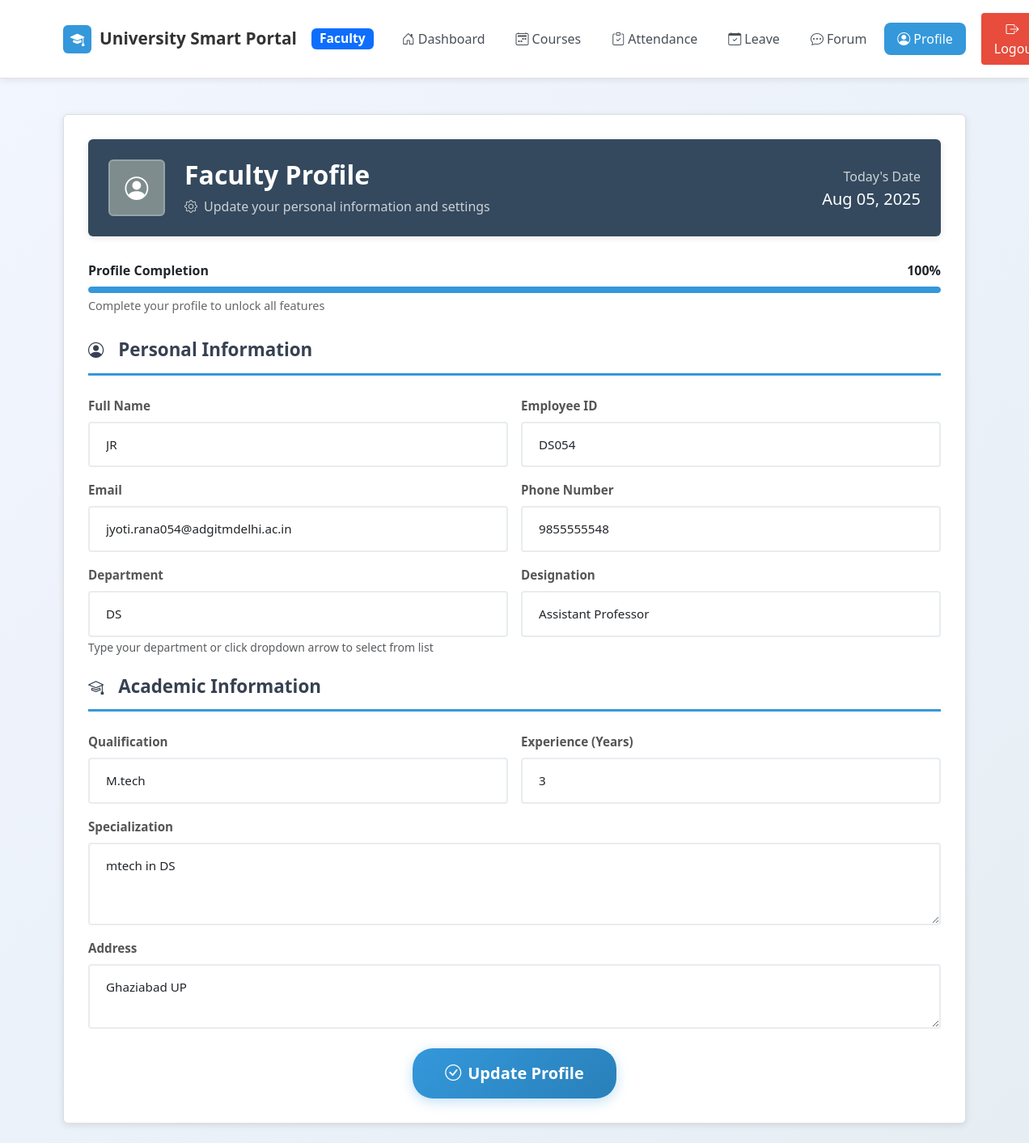
/faculty_profile.php (signed in), run on the app's committed database.
### tables this page shows
CREATE TABLE `faculty_profiles` (
  `id` int(11) NOT NULL,
  `user_id` int(11) NOT NULL,
  `employee_id` varchar(50) DEFAULT NULL,
  `designation` varchar(100) DEFAULT NULL,
  `phone` varchar(20) DEFAULT NULL,
  `email` varchar(100) DEFAULT NULL,
  `qualification` varchar(200) DEFAULT NULL,
  `experience` int(11) DEFAULT NULL,
  `specialization` text DEFAULT NULL,
  `address` text DEFAULT NULL,
  `created_at` timestamp NOT NULL DEFAULT current_timestamp(),
  `updated_at` timestamp NOT NULL DEFAULT current_timestamp() ON UPDATE current_timestamp()
);

CREATE TABLE `users` (
  `id` int(11) NOT NULL,
  `name` varchar(100) DEFAULT NULL,
  `email` varchar(100) DEFAULT NULL,
  `password` varchar(255) DEFAULT NULL,
  `role` enum('student','faculty','hod') DEFAULT NULL,
  `department` varchar(100) DEFAULT NULL,
  `created_at` timestamp NOT NULL DEFAULT current_timestamp()
);

### faculty_profile.php (the view, shortened to what this page needs)
<?php
include 'config.php';
$user_id = $_SESSION['user_id'];
$stmt = $conn->prepare("SELECT u.name, u.email, u.department,
                              fp.employee_id, fp.designation, fp.phone, fp.qualification,
                              fp.experience, fp.specialization, fp.address
                       FROM users u
                       LEFT JOIN faculty_profiles fp ON u.id = fp.user_id
                       WHERE u.id = ?");
$stmt->bind_param("i", $user_id);
$stmt->execute();
$result = $stmt->get_result();
$user_data = $result->fetch_assoc();
?>
<!DOCTYPE html>
<html lang="en">
<head>
    <link href="https://cdn.jsdelivr.net/npm/bootstrap@5.3.3/dist/css/bootstrap.min.css" rel="stylesheet">
    <link href="https://cdn.jsdelivr.net/npm/bootstrap-icons@1.11.3/font/bootstrap-icons.css" rel="stylesheet">
</head>
<body>
    <nav class="navbar navbar-expand-lg navbar-light py-3">
        <div class="container">
            <a class="navbar-brand" href="faculty_dashboard.php">
                <div class="brand-icon">
                    <i class="bi bi-mortarboard-fill"></i>
                </div>
                University Smart Portal
                <span class="badge bg-primary ms-2">Faculty</span>
            </a>
            <div class="navbar-nav ms-auto me-3 d-none d-lg-flex">
                <a class="nav-link" href="faculty_dashboard.php">
                    <i class="bi bi-house-door me-1"></i>Dashboard
                </a>
                <a class="nav-link" href="faculty_course_planner.php">
                    <i class="bi bi-calendar2-week me-1"></i>Courses
                </a>
                <a class="nav-link" href="faculty_attendance.php">
                    <i class="bi bi-clipboard-check me-1"></i>Attendance
                </a>
                <a class="nav-link" href="leave_application.php">
                    <i class="bi bi-calendar-check me-1"></i>Leave
                </a>
                <a class="nav-link" href="faculty_forum.php">
                    <i class="bi bi-chat-dots me-1"></i>Forum
                </a>
                <a class="nav-link active" href="faculty_profile.php">
                    <i class="bi bi-person-circle me-1"></i>Profile
                </a>
            </div>
            <div class="d-flex align-items-center">
                <a href="logout.php" class="btn logout-btn">
                    <i class="bi bi-box-arrow-right me-2"></i>Logout
                </a>
            </div>
        </div>
    </nav>
    <div class="container py-4">
        <div class="profile-card main-container">
            <div class="profile-header">
                <div class="row align-items-center">
                    <div class="col-auto">
                        <div class="user-avatar">
                            <i class="bi bi-person-circle"></i>
                        </div>
                    </div>
                    <div class="col-auto">
                        <div>
                            <h2 class="mb-2 fw-bold text-start">Faculty Profile</h2>
                            <p class="mb-0 opacity-75 text-start">
                                <i class="bi bi-gear me-2"></i>Update your personal information and settings
                            </p>
                        </div>
                    </div>
                    <div class="col d-none d-md-block">
                        <div class="text-end">
                            <p class="mb-1 opacity-75">Today's Date</p>
                            <h5 class="mb-0"><?= date('M d, Y') ?></h5>
                        </div>
                    </div>
                    </div>
                </div>
            <div class="progress-container">
                <div class="d-flex justify-content-between align-items-center mb-2">
                    <span class="fw-semibold">Profile Completion</span>
                    <span class="progress-percentage fw-bold">0%</span>
                </div>
                <div class="progress-bar-custom">
                    <div class="progress-fill" style="width: 0%"></div>
                </div>
                <div class="progress-text">Complete your profile to unlock all features</div>
            </div>
            <form method="POST">
                <h4 class="section-title">
                    <i class="bi bi-person-circle me-2"></i>Personal Information
                </h4>
                <div class="row g-3 mb-4">
                    <div class="col-md-6">
                        <div class="form-group">
                            <label for="name" class="form-label">Full Name</label>
                            <div class="position-relative">
                                <input type="text" class="form-control" id="name" name="name"
                                       value="<?= htmlspecialchars($user_data['name'] ?? '') ?>" required>
                            </div>
                        </div>
                    </div>
                    <div class="col-md-6">
                        <div class="form-group">
                            <label for="employee_id" class="form-label">Employee ID</label>
                            <div class="position-relative">
                                <input type="text" class="form-control" id="employee_id" name="employee_id"
                                       value="<?= htmlspecialchars($user_data['employee_id'] ?? '') ?>"
                                       placeholder="Enter Employee ID">
                            </div>
                        </div>
                    </div>
                    <div class="col-md-6">
                        <div class="form-group">
                            <label for="email" class="form-label">Email</label>
                            <div class="position-relative">
                                <input type="email" class="form-control" id="email" name="email"
                                       value="<?= htmlspecialchars($user_data['email'] ?? '') ?>"
                                       placeholder="Enter Email">
                            </div>
                        </div>
                    </div>
                    <div class="col-md-6">
                        <div class="form-group">
                            <label for="phone" class="form-label">Phone Number</label>
                            <div class="position-relative">
                                <input type="tel" class="form-control" id="phone" name="phone"
                                       value="<?= htmlspecialchars($user_data['phone'] ?? '') ?>"
                                       placeholder="Enter your mobile number">
                            </div>
                        </div>
                    </div>
                    <div class="col-md-6">
                        <div class="form-group">
                            <label for="department" class="form-label">Department</label>
                            <div class="position-relative dropdown">
                                <input type="text" class="form-control dropdown-toggle" id="department" name="department"
                                       value="<?= htmlspecialchars($user_data['department'] ?? '') ?>"
                                       placeholder="Type or select your department"
                                       data-bs-toggle="dropdown"
                                       autocomplete="off" required>
                            </div>
                            <small class="text-muted">Type your department or click dropdown arrow to select from list</small>
                        </div>
                    </div>
                    <div class="col-md-6">
                        <div class="form-group">
                            <label for="designation" class="form-label">Designation</label>
                            <div class="position-relative dropdown">
                                <input type="text" class="form-control dropdown-toggle" id="designation" name="designation"
                                       value="<?= htmlspecialchars($user_data['designation'] ?? '') ?>"
                                       placeholder="Type or select your designation"
                                       data-bs-toggle="dropdown"
                                       autocomplete="off">
                            </div>
                        </div>
                    </div>
                </div>
                <h4 class="section-title">
                    <i class="bi bi-mortarboard me-2"></i>Academic Information
                </h4>
                <div class="row g-3 mb-4">
                    <div class="col-md-6">
                        <div class="form-group">
                            <label for="qualification" class="form-label">Qualification</label>
                            <div class="position-relative">
                                <input type="text" class="form-control" id="qualification" name="qualification"
                                       value="<?= htmlspecialchars($user_data['qualification'] ?? '') ?>"
                                       placeholder="e.g., Ph.D., M.Tech">
                            </div>
                        </div>
                    </div>
                    <div class="col-md-6">
                        <div class="form-group">
                            <label for="experience" class="form-label">Experience (Years)</label>
                            <div class="position-relative">
                                <input type="number" class="form-control" id="experience" name="experience"
                                       value="<?= htmlspecialchars($user_data['experience'] ?? '') ?>"
                                       placeholder="Years of Experience">
                            </div>
                        </div>
                    </div>
                    <div class="col-12">
                        <div class="form-group">
                            <label for="specialization" class="form-label">Specialization</label>
                            <div class="position-relative">
                                <textarea class="form-control" id="specialization" name="specialization" rows="3"
                                          placeholder="Areas of expertise and research interests"><?= htmlspecialchars($user_data['specialization'] ?? '') ?></textarea>
                            </div>
                        </div>
                    </div>
                    <div class="col-12">
                        <div class="form-group">
                            <label for="address" class="form-label">Address</label>
                            <div class="position-relative">
                                <textarea class="form-control" id="address" name="address" rows="2"
                                          placeholder="Complete Address"><?= htmlspecialchars($user_data['address'] ?? '') ?></textarea>
                            </div>
                        </div>
                    </div>
                </div>
                <div class="text-center">
                    <button type="submit" class="btn btn-update btn-lg">
                        <i class="bi bi-check-circle me-2"></i>Update Profile
                    </button>
                </div>
            </form>
        </div>
    </div>
</body>
</html>

### faculty_profile.php (style rules this page uses)
body { background: linear-gradient(-45deg, #dfe9f3, #ffffff, #e2ebf0, #f2f6ff); background-size: 400% 400%; animation: gradientShift 15s ease infinite; min-height: 100vh; font-family: 'Segoe UI', Tahoma, Geneva, Verdana, sans-serif; }
.profile-card { border-radius: 6px; background: white; box-shadow: 0 2px 8px rgba(0,0,0,0.1); border: 1px solid #ddd; padding: 40px; margin-top: 20px; animation: slideInUp 0.6s ease-out; }
.profile-header { background: #34495e; color: white; border-radius: 6px; padding: 40px; margin-bottom: 30px; text-align: center; position: relative; overflow: hidden; border: none; box-shadow: 0 2px 8px rgba(0,0,0,0.1); }
.form-control { border-radius: 4px; border: 2px solid #e9ecef; padding: 15px 20px; transition: all 0.3s ease; font-size: 0.95rem; background: rgba(255, 255, 255, 0.8); background-image: none !important; }
.form-label { font-weight: 600; color: #555; margin-bottom: 8px; font-size: 0.95rem; transition: all 0.3s ease; }
.btn-update { background: linear-gradient(135deg, #3498db 0%, #2980b9 100%); color: white; border: none; padding: 16px 40px; border-radius: 25px; font-weight: 600; transition: all 0.3s ease; box-shadow: 0 4px 15px rgba(52, 152, 219, 0.3); position: relative; overflow: hidden; }
.btn-update::before { content: ''; position: absolute; top: 0; left: -100%; width: 100%; height: 100%; background: linear-gradient(90deg, transparent, rgba(255,255,255,0.3), transparent); transition: left 0.5s; }
.section-title { font-size: 1.4rem; font-weight: 600; color: #374151; margin-bottom: 25px; padding-bottom: 15px; border-bottom: 3px solid #3498db; position: relative; display: flex; align-items: center; gap: 10px; }
.section-title i { color: #374151; font-size: 1.2rem; }
.progress-container { margin-bottom: 30px; }
.progress-bar-custom { height: 8px; border-radius: 4px; background: #e9ecef; overflow: hidden; }
.progress-fill { height: 100%; background: #3498db; border-radius: 4px; transition: width 0.5s ease; }
.progress-text { font-size: 0.9rem; color: #666; margin-top: 5px; }
.navbar { background: white !important; border-bottom: 1px solid #e0e0e0; box-shadow: 0 2px 8px rgba(0,0,0,0.08); padding: 12px 0; }
.navbar-brand { font-weight: 600; font-size: 1.3rem; color: #333 !important; display: flex; align-items: center; gap: 10px; text-decoration: none; }
.nav-link { color: #495057 !important; font-weight: 500; border-radius: 8px; padding: 8px 16px !important; margin: 0 3px; transition: all 0.2s ease; display: flex; align-items: center; }
.nav-link:hover, .nav-link.active { background: #3498db; color: white !important; }
.brand-icon { background: #3498db; color: white; width: 35px; height: 35px; border-radius: 6px; display: flex; align-items: center; justify-content: center; font-size: 1.1rem; }
.logout-btn { background: #e74c3c; color: white; border: none; padding: 8px 16px; border-radius: 4px; font-weight: 500; transition: all 0.2s ease; text-decoration: none; }
.profile-card { background: white; border-radius: 6px; box-shadow: 0 2px 8px rgba(0,0,0,0.1); border: 1px solid #ddd; padding: 30px; margin-top: 20px; transition: all 0.3s ease; }
.profile-card.main-container { padding: 30px; margin-top: 20px; }
.profile-header { background: #34495e; color: white; border-radius: 6px; padding: 25px; margin-bottom: 30px; }
.user-avatar { width: 70px; height: 70px; border-radius: 6px; background: #7f8c8d; display: flex; align-items: center; justify-content: center; font-size: 1.8rem; font-weight: bold; color: white; border: 2px solid #95a5a6; }

### data on the page
faculty_profiles: name "JR", employee_id "DS054", email "jyoti.rana054@adgitmdelhi.ac.in", phone "9855555548", department "DS", designation "Assistant Professor", qualification "M.tech", experience "3", specialization "mtech in DS", address "Ghaziabad UP"
